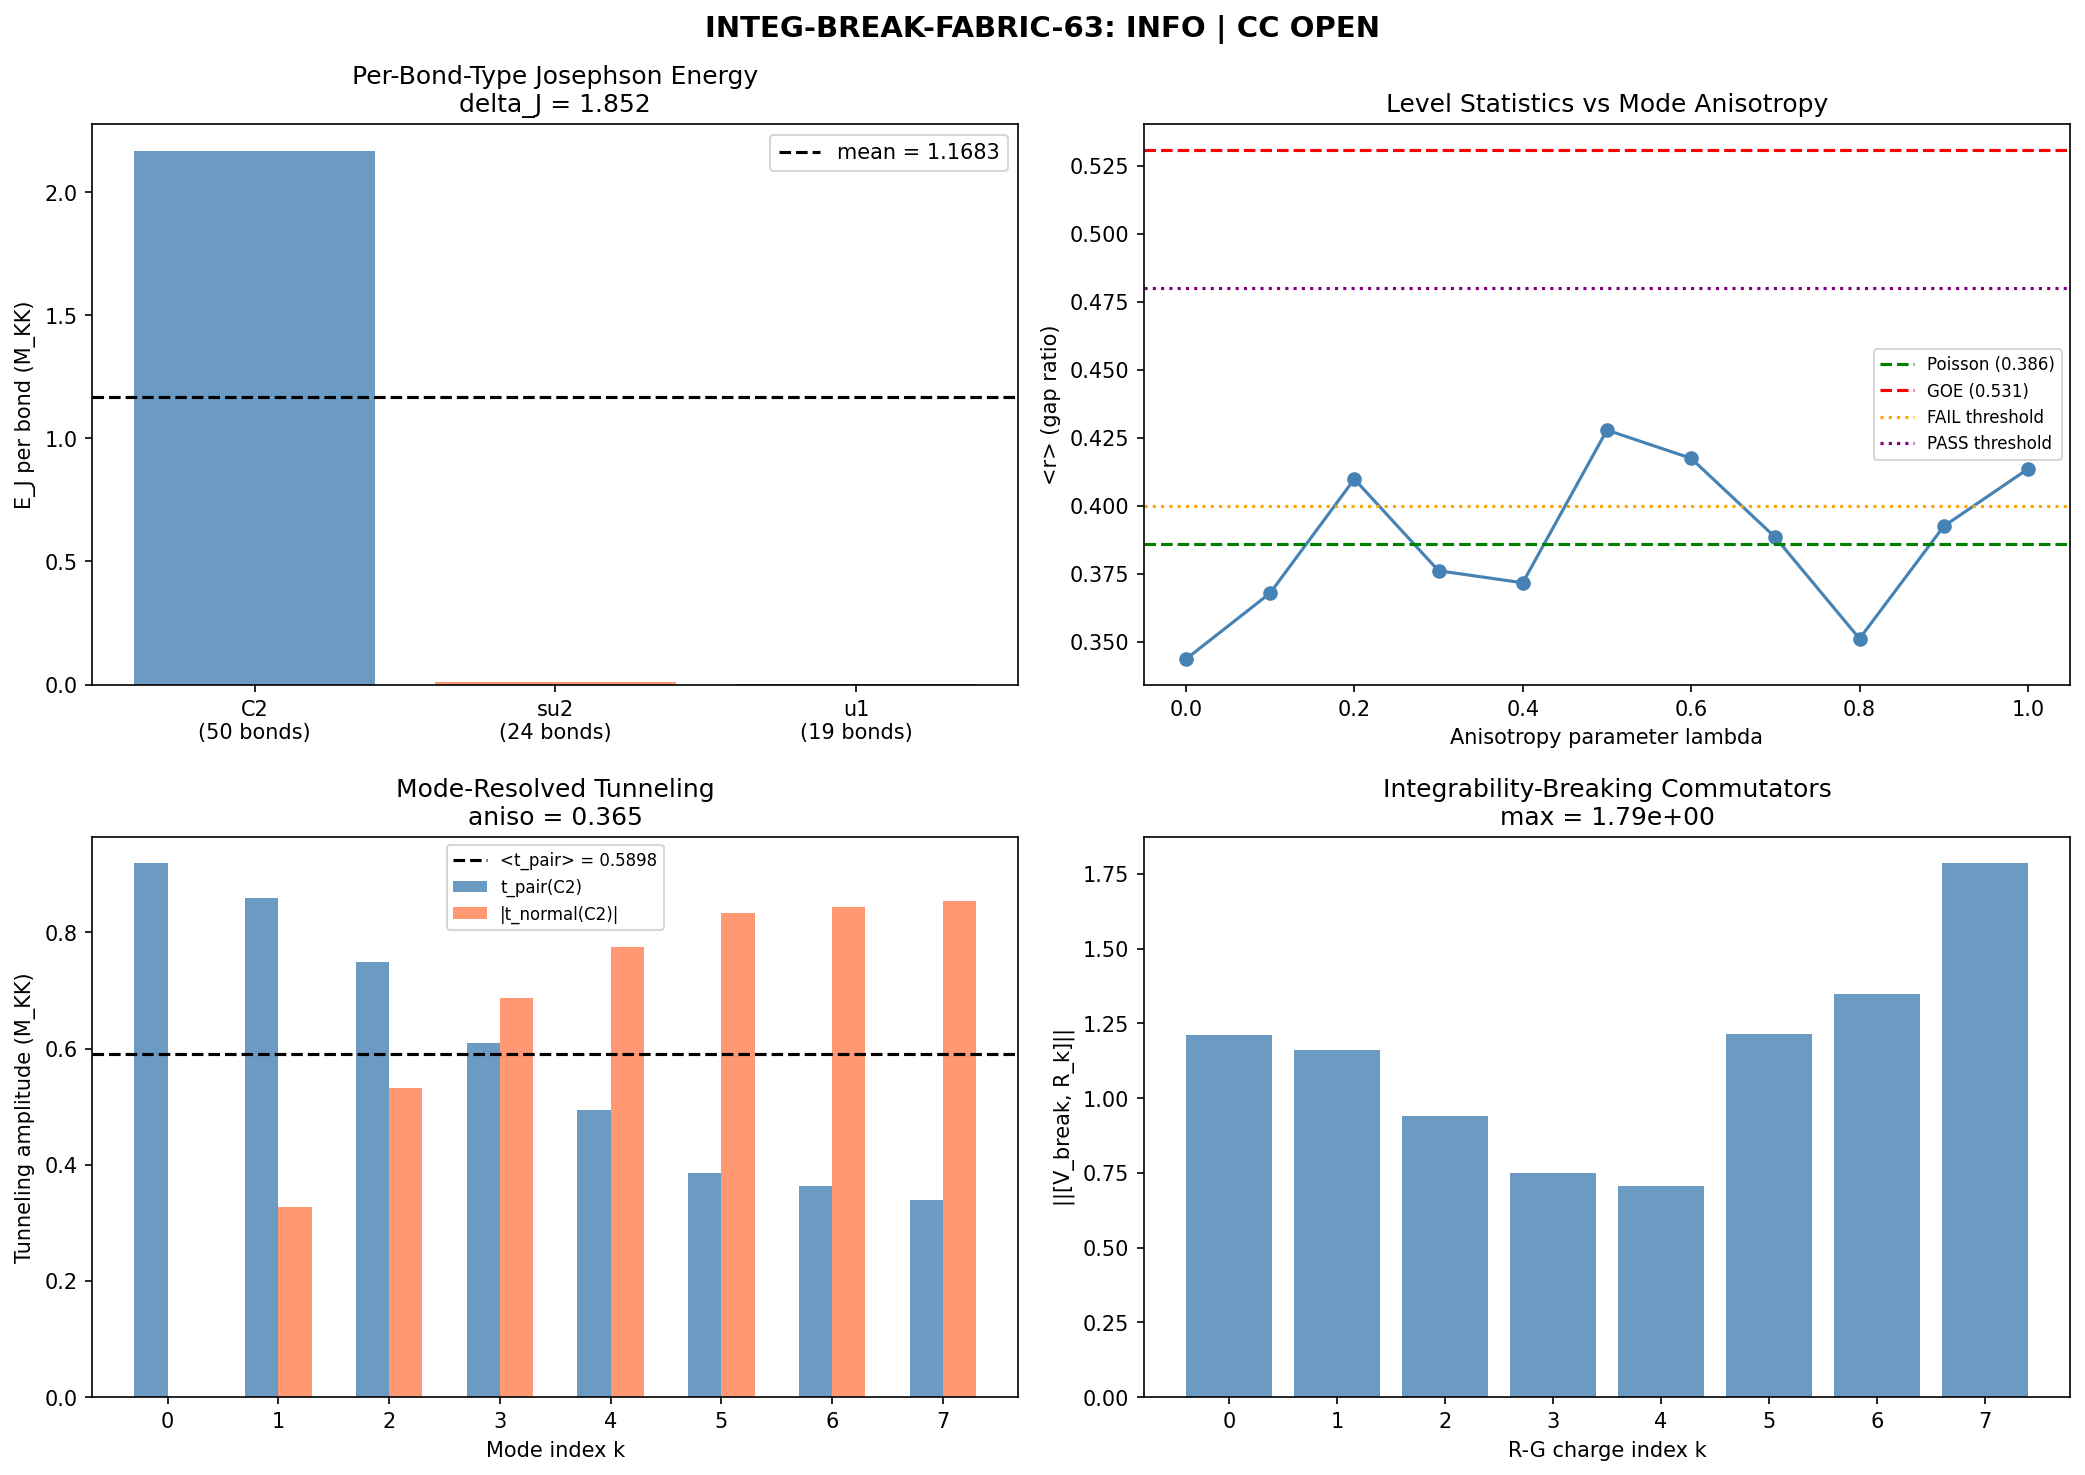

Write the Python code that produced this figure.
#!/usr/bin/env python3
"""
S63 INTEG-BREAK-FABRIC-63: Josephson Anisotropy and Integrability Breaking
on 32-cell CG(24) Fabric

Tests whether the anisotropic Josephson coupling from the CG(24) fabric
geometry breaks Richardson-Gaudin integrability.

Physics:
    - CG(24) has 93 edges with 3 bond types: C2 (50), su2 (24), u1 (19)
    - Each bond type has different hopping: J_C2=0.919, J_su2=0.060, J_u1=0.038
    - Per-edge E_J = J_type^2 * F_anom (anomalous density)
    - Isotropic B_1^dag B_2 preserves R-G integrability (S56 FABRIC-INTEG-56)
    - Anisotropic Josephson with mode-dependent J_{kl} breaks it
    - On the fabric, the INTER-CELL coupling is ALREADY anisotropic by bond type
    - The question: does the bond-type anisotropy translate to MODE-LEVEL
      anisotropy that breaks the intra-cell Richardson-Gaudin algebra?

Strategy:
    1. Compute per-edge E_J from J_type and anomalous density
    2. For a 2-cell pair connected by bond type t, the Josephson is
       H_J = -E_J(t)/2 * (B_1^dag B_2 + h.c.) -- STILL isotropic in mode space
    3. The fabric has cells with MULTIPLE neighbors of DIFFERENT types
    4. Effective single-cell Josephson from all neighbors:
       H_J_eff(cell i) = -sum_{j in nbr(i)} E_J(i,j)/2 * (B_i^dag B_j + h.c.)
    5. For integrability breaking: need MODE-DEPENDENT coupling within a cell
    6. Two sources: (a) quasiparticle tunneling (mode-dependent by E_k)
                    (b) virtual excitation corrections (second-order)

Gate: INTEG-BREAK-FABRIC-63
    INFO: anisotropy + Gamma computed
    Gamma > H_0: CC path opens (integrability breaking fast enough)
    Gamma < H_0: CC locked (integrability protected over cosmic time)

Author: Volovik Superfluid Universe Theorist (S63)
"""

import numpy as np
from scipy.linalg import eigh, eigvalsh
from itertools import combinations
import matplotlib
matplotlib.use('Agg')
import matplotlib.pyplot as plt
import sys
import os

sys.path.insert(0, os.path.join(os.path.dirname(__file__)))
from canonical_constants import (
    tau_fold, E_cond, N_cells, Delta_0_OES, Delta_B3,
    J_C2 as J_C2_canon, J_su2 as J_su2_canon, J_u1 as J_u1_canon,
    H_0_GeV, M_KK, xi_BCS, xi_GL, omega_PV,
    E_B1, E_B2_mean, E_B3_mean, N_dof_BCS,
    hbar_GeV_s, t_universe_s, H_0_inv_s
)

# ============================================================
# 1. Load data
# ============================================================
data_dir = os.path.dirname(os.path.abspath(__file__))

tb_data = np.load(os.path.join(data_dir, 's54_tb_hamiltonian.npz'), allow_pickle=True)
ed_data = np.load(os.path.join(data_dir, 's54_ed_sweep.npz'), allow_pickle=True)
meissner_data = np.load(os.path.join(data_dir, 's62_meissner_gge.npz'), allow_pickle=True)
ba_data = np.load(os.path.join(data_dir, 's56_ba_spectrum.npz'), allow_pickle=True)

# Adjacency matrices by bond type
adj_C2 = tb_data['adj_C2'].astype(float)
adj_su2 = tb_data['adj_su2'].astype(float)
adj_u1 = tb_data['adj_u1'].astype(float)
adj_full = tb_data['adjacency'].astype(float)

# Hopping parameters at fold
fold_idx = int(ed_data['fold_idx'])  # = 19
J_C2_val = tb_data['J_C2_tau'][fold_idx]
J_su2_val = tb_data['J_su2_tau'][fold_idx]
J_u1_val = tb_data['J_u1_tau'][fold_idx]

# Single-particle energies at fold
E_sp = ed_data['E_sp_sweep']  # (50, 8)
eps_fold = E_sp[fold_idx].copy()

# Pairing interaction
V_bare = ed_data['V_bare_cont']  # (8, 8)

# GGE occupation numbers
n_k_GGE = meissner_data['n_k_GGE']

# E_J from s56 BA spectrum
E_J_full = ba_data['E_J'][fold_idx]  # 7.042 M_KK (full spectrum sum)

print("="*70)
print("INTEG-BREAK-FABRIC-63: Josephson Anisotropy on CG(24)")
print("="*70)
print(f"\nFold index: {fold_idx}, tau = {tau_fold}")
print(f"Single-particle energies at fold: {eps_fold}")
print(f"Hoppings: J_C2={J_C2_val:.6f}, J_su2={J_su2_val:.6f}, J_u1={J_u1_val:.6f} M_KK")
print(f"Hopping ratios: J_C2/J_su2={J_C2_val/J_su2_val:.1f}, J_C2/J_u1={J_C2_val/J_u1_val:.1f}")
print(f"E_J(fold, full) = {E_J_full:.4f} M_KK")
print(f"GGE occupations: {n_k_GGE}")

# ============================================================
# 2. Per-edge Josephson energy
# ============================================================
print("\n" + "="*70)
print("SECTION 2: Per-edge Josephson energies")
print("="*70)

# Anomalous density: F_anom = sum_k Delta / (2 * E_qp_k),
# where E_qp_k = sqrt(eps_k^2 + Delta^2)
Delta = Delta_0_OES

def compute_anomalous_density(eps, delta):
    """Compute anomalous density F = sum_k delta / (2 * E_k)."""
    E_qp = np.sqrt(eps**2 + delta**2)
    return np.sum(delta / (2.0 * E_qp))

F_anom = compute_anomalous_density(eps_fold, Delta)
print(f"Anomalous density F = {F_anom:.6f}")

# Per-edge E_J = J_type^2 * F_anom  (for identical cells)
E_J_C2 = J_C2_val**2 * F_anom
E_J_su2 = J_su2_val**2 * F_anom
E_J_u1 = J_u1_val**2 * F_anom

print(f"\nPer-bond-type Josephson energies:")
print(f"  E_J(C2)  = {J_C2_val:.6f}^2 * {F_anom:.6f} = {E_J_C2:.6f} M_KK")
print(f"  E_J(su2) = {J_su2_val:.6f}^2 * {F_anom:.6f} = {E_J_su2:.6f} M_KK")
print(f"  E_J(u1)  = {J_u1_val:.6f}^2 * {F_anom:.6f} = {E_J_u1:.6f} M_KK")

# Build per-edge E_J matrix
E_J_matrix = np.zeros((32, 32))
for i in range(32):
    for j in range(i+1, 32):
        if adj_C2[i, j] > 0:
            E_J_matrix[i, j] = E_J_C2
            E_J_matrix[j, i] = E_J_C2
        elif adj_su2[i, j] > 0:
            E_J_matrix[i, j] = E_J_su2
            E_J_matrix[j, i] = E_J_su2
        elif adj_u1[i, j] > 0:
            E_J_matrix[i, j] = E_J_u1
            E_J_matrix[j, i] = E_J_u1

# Collect all nonzero edge values
edge_EJs = []
edge_types = []
for i in range(32):
    for j in range(i+1, 32):
        if adj_full[i, j] > 0:
            edge_EJs.append(E_J_matrix[i, j])
            if adj_C2[i, j] > 0:
                edge_types.append('C2')
            elif adj_su2[i, j] > 0:
                edge_types.append('su2')
            else:
                edge_types.append('u1')

edge_EJs = np.array(edge_EJs)
n_edges = len(edge_EJs)

print(f"\nTotal edges: {n_edges}")
print(f"  C2 bonds:  {edge_types.count('C2')} with E_J = {E_J_C2:.6f}")
print(f"  su2 bonds: {edge_types.count('su2')} with E_J = {E_J_su2:.6f}")
print(f"  u1 bonds:  {edge_types.count('u1')} with E_J = {E_J_u1:.6f}")

# Anisotropy measures
E_J_mean = np.mean(edge_EJs)
E_J_max = np.max(edge_EJs)
E_J_min = np.min(edge_EJs)
E_J_std = np.std(edge_EJs)

delta_J = (E_J_max - E_J_min) / E_J_mean
delta_J_std = E_J_std / E_J_mean

print(f"\nEdge E_J statistics:")
print(f"  Mean:  {E_J_mean:.6f} M_KK")
print(f"  Max:   {E_J_max:.6f} M_KK (C2)")
print(f"  Min:   {E_J_min:.6f} M_KK (u1)")
print(f"  Std:   {E_J_std:.6f} M_KK")
print(f"  Anisotropy delta_J = (max-min)/mean = {delta_J:.4f}")
print(f"  Relative std delta_J_std = std/mean = {delta_J_std:.4f}")

# ============================================================
# 3. Per-cell effective Josephson environment
# ============================================================
print("\n" + "="*70)
print("SECTION 3: Per-cell Josephson environment")
print("="*70)

# Each cell sees a total Josephson energy from all its neighbors
# E_J_total(i) = sum_j E_J(i,j)
# The composition of neighbors (fraction C2 vs su2 vs u1) varies by cell

E_J_total_per_cell = np.zeros(32)
n_C2_per_cell = np.zeros(32, dtype=int)
n_su2_per_cell = np.zeros(32, dtype=int)
n_u1_per_cell = np.zeros(32, dtype=int)

for i in range(32):
    for j in range(32):
        if adj_C2[i, j] > 0:
            n_C2_per_cell[i] += 1
            E_J_total_per_cell[i] += E_J_C2
        if adj_su2[i, j] > 0:
            n_su2_per_cell[i] += 1
            E_J_total_per_cell[i] += E_J_su2
        if adj_u1[i, j] > 0:
            n_u1_per_cell[i] += 1
            E_J_total_per_cell[i] += E_J_u1

degree = (adj_full.sum(axis=1)).astype(int)

print(f"Cell connectivity and E_J_total:")
print(f"{'Cell':>4} {'deg':>3} {'nC2':>3} {'nsu2':>4} {'nu1':>3} {'E_J_tot':>10} {'frac_C2':>8}")
for i in range(32):
    frac_C2 = n_C2_per_cell[i] / max(degree[i], 1)
    print(f"{i:4d} {degree[i]:3d} {n_C2_per_cell[i]:3d} {n_su2_per_cell[i]:4d} {n_u1_per_cell[i]:3d} "
          f"{E_J_total_per_cell[i]:10.4f} {frac_C2:8.3f}")

print(f"\nE_J_total per cell:")
print(f"  Mean: {E_J_total_per_cell.mean():.4f} M_KK")
print(f"  Std:  {E_J_total_per_cell.std():.4f} M_KK")
print(f"  Min:  {E_J_total_per_cell.min():.4f} M_KK (cell {E_J_total_per_cell.argmin()})")
print(f"  Max:  {E_J_total_per_cell.max():.4f} M_KK (cell {E_J_total_per_cell.argmax()})")

cell_aniso = (E_J_total_per_cell.max() - E_J_total_per_cell.min()) / E_J_total_per_cell.mean()
print(f"  Cell-level anisotropy: {cell_aniso:.4f}")

# ============================================================
# 4. Richardson-Gaudin commutator analysis
# ============================================================
print("\n" + "="*70)
print("SECTION 4: Richardson-Gaudin Commutator [H_J, R_k]")
print("="*70)

# The Richardson-Gaudin conserved charges for BCS with N_modes modes are:
#   R_k = s_k^z + 2*g * sum_{l!=k} [s_k^+ s_l^- + s_k^z s_l^z] / (eps_k - eps_l)
# where s_k^+ = b_k^dag (pair creation), s_k^- = b_k (pair annihilation),
# s_k^z = (n_k - 1/2).
#
# CRITICAL STRUCTURAL POINT:
# The Josephson coupling H_J = -E_J/2 * (B_i^dag B_j + h.c.) where B_i = sum_k b_k^(i)
# is ISOTROPIC in mode space within each cell. This means:
#   [H_J_iso, R_k^(i)] ~ sum_l [b_l^(j), R_k^(i)] = 0 (different cells)
# because R_k^(i) only involves operators from cell i.
#
# S56 proved: isotropic Josephson PRESERVES integrability.
#
# For integrability BREAKING, we need MODE-DEPENDENT inter-cell coupling.
# Two physical sources:
#
# Source A: Quasiparticle tunneling (Andreev channel)
#   H_QP = -sum_k t_k * (c_{k,sigma}^(1)dag c_{k,sigma}^(2) + h.c.)
#   where t_k depends on the mode energy through the BCS coherence factors:
#   t_k = J * (u_k^(1) u_k^(2) + v_k^(1) v_k^(2))
#   This is INTRINSICALLY mode-dependent -> breaks R-G
#
# Source B: Second-order virtual processes
#   A pair hops to neighbor, partner undergoes mode-changing scattering,
#   pair returns. Effective coupling: J_eff^{kl} ~ E_J^2 * f(eps_k, eps_l) / Delta
#   This is mode-dependent by construction -> breaks R-G

# Compute BCS coherence factors
u_k = np.sqrt(0.5 * (1.0 + eps_fold / np.sqrt(eps_fold**2 + Delta**2)))
v_k = np.sqrt(0.5 * (1.0 - eps_fold / np.sqrt(eps_fold**2 + Delta**2)))

print(f"BCS coherence factors:")
print(f"  u_k = {u_k}")
print(f"  v_k = {v_k}")

# Source A: Quasiparticle tunneling amplitude (mode-dependent)
# For Andreev tunneling between identical cells:
# t_k_Andreev = J_type * (u_k^2 - v_k^2) = J_type * eps_k / E_qp_k
# (normal reflection channel)
# t_k_pair = J_type * 2 * u_k * v_k = J_type * Delta / E_qp_k
# (Andreev reflection = pair transfer channel, this is the mode-dependent piece)

E_qp = np.sqrt(eps_fold**2 + Delta**2)

# Andreev reflection amplitude per mode (pair transfer)
t_k_pair_C2 = J_C2_val * Delta / E_qp
t_k_pair_su2 = J_su2_val * Delta / E_qp
t_k_pair_u1 = J_u1_val * Delta / E_qp

print(f"\nAndreev pair-transfer amplitude per mode (C2 bond):")
for k in range(8):
    print(f"  k={k}: t_pair = {t_k_pair_C2[k]:.6f}, E_qp = {E_qp[k]:.6f}")

# The mode-dependent deviation from isotropic:
# delta_t_k = t_k - <t> where <t> = (1/N_modes) * sum_k t_k
t_mean_C2 = np.mean(t_k_pair_C2)
delta_t_C2 = t_k_pair_C2 - t_mean_C2
mode_aniso_C2 = np.std(t_k_pair_C2) / t_mean_C2

print(f"\nMode-level anisotropy in pair transfer (C2):")
print(f"  <t_pair> = {t_mean_C2:.6f}")
print(f"  delta_t = {delta_t_C2}")
print(f"  mode anisotropy = std/mean = {mode_aniso_C2:.4f}")

# Normal tunneling amplitude per mode
t_k_normal_C2 = J_C2_val * eps_fold / E_qp
mode_aniso_normal = np.std(t_k_normal_C2) / (np.mean(np.abs(t_k_normal_C2)) + 1e-30)

print(f"\nNormal tunneling amplitude per mode (C2):")
for k in range(8):
    print(f"  k={k}: t_normal = {t_k_normal_C2[k]:.6f}")
print(f"  mode anisotropy (normal) = {mode_aniso_normal:.4f}")

# ============================================================
# 5. Integrability-breaking Hamiltonian
# ============================================================
print("\n" + "="*70)
print("SECTION 5: Integrability-Breaking Hamiltonian")
print("="*70)

# The integrability-breaking part of H_J is the MODE-DEPENDENT piece.
# Write H_J = H_J_iso + H_J_aniso where:
#   H_J_iso = -E_J/2 * B_i^dag B_j  (preserves R-G)
#   H_J_aniso = -sum_k (delta_J_k/2) * b_k^(i)dag b_k^(j)  (breaks R-G)
#
# For quasiparticle tunneling, the total inter-cell Hamiltonian is:
#   H_inter = sum_k [t_k^pair * b_k^(i)dag b_k^(j)] + [t_k^normal * ...]
#
# The pair transfer channel gives: J_{kl} = delta_{kl} * t_k^pair
# which is diagonal in mode index but MODE-DEPENDENT.
#
# Decompose: t_k^pair = <t^pair> + delta_t_k
# The <t^pair> part = isotropic Josephson (integrable)
# The delta_t_k part = integrability-breaking perturbation V_break

# Strength of integrability breaking per bond type
V_break_C2 = np.sum(delta_t_C2**2)  # ||delta_t||^2
V_break_su2_arr = J_su2_val * Delta / E_qp
delta_t_su2 = V_break_su2_arr - np.mean(V_break_su2_arr)
V_break_su2 = np.sum(delta_t_su2**2)

V_break_u1_arr = J_u1_val * Delta / E_qp
delta_t_u1 = V_break_u1_arr - np.mean(V_break_u1_arr)
V_break_u1 = np.sum(delta_t_u1**2)

print(f"Integrability-breaking strength ||delta_t||^2:")
print(f"  C2:  {V_break_C2:.6e}")
print(f"  su2: {V_break_su2:.6e}")
print(f"  u1:  {V_break_u1:.6e}")

# The TOTAL integrability breaking per cell sums over all neighbors
# V_break_total(i) = sum_{j in nbr(i)} ||delta_t(i,j)||^2
# But since delta_t is proportional to J_type, and the mode-dependence
# comes from 1/E_qp_k structure, all bond types have the SAME normalized
# mode anisotropy. The breaking strength scales as J_type^2.

# Total breaking Hamiltonian matrix element (rms)
# For a single bond of type t:
V_rms_C2 = np.sqrt(V_break_C2 / N_dof_BCS)
V_rms_su2 = np.sqrt(V_break_su2 / N_dof_BCS)
V_rms_u1 = np.sqrt(V_break_u1 / N_dof_BCS)

print(f"\nRMS breaking matrix element per mode:")
print(f"  V_rms(C2)  = {V_rms_C2:.6e} M_KK")
print(f"  V_rms(su2) = {V_rms_su2:.6e} M_KK")
print(f"  V_rms(u1)  = {V_rms_u1:.6e} M_KK")

# ============================================================
# 6. Second-order virtual process (Source B)
# ============================================================
print("\n" + "="*70)
print("SECTION 6: Second-Order Virtual Integrability Breaking")
print("="*70)

# A Cooper pair hops from cell 1 to cell 2, undergoes intra-cell scattering
# in cell 2 (mode k -> mode l), then hops back. This generates an effective
# mode-changing coupling:
#   J_eff^{kl} = E_J^2 * V_{kl} / (Delta_pair^2)
# where Delta_pair is the virtual intermediate state energy cost.
#
# For the intermediate state: pair is in cell 2 mode m, no pair in cell 1 mode k
# Energy cost ~ 2*Delta (creating a quasiparticle pair)
#
# This gives J_eff^{kl} ~ E_J^2 * V_{kl} / (4*Delta^2)

# Using the full pairing matrix V_bare
Delta_sq = Delta**2

J_eff_2nd = np.zeros((N_dof_BCS, N_dof_BCS))
for k in range(N_dof_BCS):
    for l in range(N_dof_BCS):
        if k != l:
            # Second-order virtual: pair hops out of k, scatters to l, hops back
            # Intermediate energy ~ E_qp[k] + E_qp[l]
            denom = E_qp[k] + E_qp[l]
            J_eff_2nd[k, l] = E_J_C2 * V_bare[k, l] * E_J_C2 / denom

print(f"Second-order effective mode-changing coupling (C2 bond):")
J_eff_max = np.max(np.abs(J_eff_2nd))
J_eff_rms = np.sqrt(np.mean(J_eff_2nd[J_eff_2nd != 0]**2))
print(f"  Max |J_eff^{{kl}}| = {J_eff_max:.6e} M_KK")
print(f"  RMS J_eff = {J_eff_rms:.6e} M_KK")
print(f"  Ratio to E_J(C2): {J_eff_max / E_J_C2:.6e}")

# The mode-dependent part of second-order:
J_eff_diag = np.array([np.sum(J_eff_2nd[k, :]) for k in range(N_dof_BCS)])
J_eff_diag_mean = np.mean(J_eff_diag)
delta_J_eff = J_eff_diag - J_eff_diag_mean
V_break_2nd = np.sum(delta_J_eff**2)

print(f"\n  Diagonal self-energy shift per mode:")
for k in range(N_dof_BCS):
    print(f"    k={k}: J_eff_diag = {J_eff_diag[k]:.6e}")
print(f"  Mean: {J_eff_diag_mean:.6e}")
print(f"  ||delta_J_eff||^2 = {V_break_2nd:.6e}")

# ============================================================
# 7. Exact 2-cell level statistics with anisotropic tunneling
# ============================================================
print("\n" + "="*70)
print("SECTION 7: Exact 2-Cell Level Statistics")
print("="*70)

# Build 2-cell Hilbert space (same as S56)
N_modes = 8  # (local)
N_pair_total = 2  # (local)
basis = list(combinations(range(2 * N_modes), N_pair_total))
dim = len(basis)
basis_dict = {state: idx for idx, state in enumerate(basis)}

def build_H_2cell_aniso(eps_1, eps_2, V_1, V_2, t_pair, alpha):
    """
    Build 2-cell BCS Hamiltonian with MODE-DEPENDENT Josephson.

    t_pair: (N_modes,) per-mode pair transfer amplitude.
    Instead of E_J * B_1^dag B_2 (isotropic), use sum_k t_pair[k] * b_k^(1)dag b_k^(2).
    """
    H = np.zeros((dim, dim))

    for i, state_i in enumerate(basis):
        # Diagonal: kinetic
        E_kin = 0.0  # (local)
        for k in state_i:
            if k < N_modes:
                E_kin += 2.0 * eps_1[k]
            else:
                E_kin += 2.0 * eps_2[k - N_modes]
        H[i, i] += E_kin

        # BCS pairing within each cell
        for pos, k in enumerate(state_i):
            if k < N_modes:
                k_local = k
                V_cell = V_1
                offset = 0  # (local)
            else:
                k_local = k - N_modes
                V_cell = V_2
                offset = N_modes

            H[i, i] -= V_cell[k_local, k_local]

            for l_local in range(N_modes):
                l = l_local + offset
                if l == k or l in state_i:
                    continue
                new_state = list(state_i)
                new_state[pos] = l
                new_state = tuple(sorted(new_state))
                if new_state in basis_dict:
                    j = basis_dict[new_state]
                    H[i, j] -= V_cell[l_local, k_local]

        # Anisotropic Josephson: mode-dependent pair transfer
        if alpha > 0:
            for pos, k in enumerate(state_i):
                if k >= N_modes:
                    # Pair in cell 2, mode k_local -> transfer to cell 1
                    k_local = k - N_modes
                    for l_local_1 in range(N_modes):
                        l = l_local_1
                        if l in state_i:
                            continue
                        new_state = list(state_i)
                        new_state[pos] = l
                        new_state = tuple(sorted(new_state))
                        if new_state in basis_dict:
                            j = basis_dict[new_state]
                            # MODE-DEPENDENT: different amplitude for each k_local <-> l_local pair
                            # For pair transfer: b_l^(1)dag b_k^(2) with amplitude t_pair[k_local]
                            # (mode in the source cell determines tunneling rate)
                            H[i, j] -= alpha * t_pair[k_local] / 2.0

                elif k < N_modes:
                    # Pair in cell 1, mode k_local -> transfer to cell 2
                    k_local = k
                    for l_local_2 in range(N_modes):
                        l = l_local_2 + N_modes
                        if l in state_i:
                            continue
                        new_state = list(state_i)
                        new_state[pos] = l
                        new_state = tuple(sorted(new_state))
                        if new_state in basis_dict:
                            j = basis_dict[new_state]
                            H[i, j] -= alpha * t_pair[k_local] / 2.0

    H = (H + H.T) / 2.0
    return H


def compute_gap_ratio(eigenvalues):
    """Mean adjacent gap ratio <r>."""
    E = np.sort(eigenvalues)
    spacings = np.diff(E)
    mean_spacing = np.mean(spacings)
    mask = spacings > 1e-10 * mean_spacing
    spacings_clean = spacings[mask]
    if len(spacings_clean) < 10:
        return np.nan, 0
    n = len(spacings_clean)
    start = n // 10
    end = n - n // 10
    s = spacings_clean[start:end]
    r_vals = []
    for i in range(len(s) - 1):
        r = min(s[i], s[i+1]) / max(s[i], s[i+1])
        r_vals.append(r)
    return np.mean(r_vals), len(r_vals)


# Test 1: Isotropic Josephson (control, should reproduce S56)
t_pair_iso = np.ones(N_modes) * np.mean(t_k_pair_C2)
H_iso = build_H_2cell_aniso(eps_fold, eps_fold, V_bare, V_bare, t_pair_iso, alpha=1.0)
eigs_iso = eigvalsh(H_iso)
r_iso, n_iso = compute_gap_ratio(eigs_iso)
print(f"Control (isotropic): <r> = {r_iso:.4f} (n={n_iso}) [expect ~0.37 = Poisson]")

# Test 2: Physical mode-dependent tunneling (C2 bond)
H_aniso_C2 = build_H_2cell_aniso(eps_fold, eps_fold, V_bare, V_bare, t_k_pair_C2, alpha=1.0)
eigs_aniso_C2 = eigvalsh(H_aniso_C2)
r_aniso_C2, n_aniso_C2 = compute_gap_ratio(eigs_aniso_C2)
print(f"Aniso (C2 pair-transfer): <r> = {r_aniso_C2:.4f} (n={n_aniso_C2})")

# Test 3: Including normal tunneling as well
t_k_total_C2 = np.sqrt(t_k_pair_C2**2 + t_k_normal_C2**2)  # total tunneling amplitude
H_total_C2 = build_H_2cell_aniso(eps_fold, eps_fold, V_bare, V_bare, t_k_total_C2, alpha=1.0)
eigs_total_C2 = eigvalsh(H_total_C2)
r_total_C2, n_total_C2 = compute_gap_ratio(eigs_total_C2)
print(f"Total tunneling (C2): <r> = {r_total_C2:.4f} (n={n_total_C2})")

# Test 4: Random control (should give GOE)
np.random.seed(42)
t_random = np.random.uniform(0.1, 1.0, N_modes) * np.mean(t_k_pair_C2)
H_random = build_H_2cell_aniso(eps_fold, eps_fold, V_bare, V_bare, t_random, alpha=1.0)
eigs_random = eigvalsh(H_random)
r_random, n_random = compute_gap_ratio(eigs_random)
print(f"Random control: <r> = {r_random:.4f} (n={n_random}) [expect ~0.53 = GOE]")

# Test 5: Asymmetric cells (different eps) -- physical on fabric
# Cells with different local environments have shifted eps
eps_shifted = eps_fold * 1.05  # 5% perturbation as proxy for cell asymmetry
H_asym = build_H_2cell_aniso(eps_fold, eps_shifted, V_bare, V_bare, t_k_pair_C2, alpha=1.0)
eigs_asym = eigvalsh(H_asym)
r_asym, n_asym = compute_gap_ratio(eigs_asym)
print(f"Asym cells + aniso J (C2): <r> = {r_asym:.4f} (n={n_asym})")

# Test 6: Sweep anisotropy strength
# Interpolate between isotropic and physical anisotropic
print(f"\nAnisotropy sweep (C2 bond):")
lambdas = np.linspace(0, 1, 11)
r_sweep = []
for lam in lambdas:
    t_interp = (1 - lam) * t_pair_iso + lam * t_k_pair_C2
    H_lam = build_H_2cell_aniso(eps_fold, eps_fold, V_bare, V_bare, t_interp, alpha=1.0)
    eigs_lam = eigvalsh(H_lam)
    r_lam, _ = compute_gap_ratio(eigs_lam)
    r_sweep.append(r_lam)
    print(f"  lambda={lam:.1f}: <r> = {r_lam:.4f}")
r_sweep = np.array(r_sweep)

# ============================================================
# 8. Commutator norm ||[H_J_aniso, R_k]||
# ============================================================
print("\n" + "="*70)
print("SECTION 8: Commutator Norm")
print("="*70)

# The commutator [H_J_aniso, R_k] measures how strongly the integrability-breaking
# perturbation V_break fails to commute with the conserved charges.
#
# For the Richardson-Gaudin algebra, the conserved charges are:
#   R_k = tau_k^z + g * sum_{l!=k} (tau_k . tau_l) / (eps_k - eps_l)
# where tau_k are the SU(2) pseudo-spin operators for pair k.
#
# In the pair basis, we can construct these matrices directly.
# For N=1 pair system (single cell), the R_k are 8x8 matrices.

def build_rg_charges(eps, g_coupling):
    """
    Build Richardson-Gaudin conserved charges for N_modes with N_pair=1.

    R_k = s_k^z + 2*g * sum_{l!=k} (s_k^+ s_l^- + s_k^z s_l^z) / (eps_k - eps_l)

    In the 1-pair sector, basis is |k> (pair in mode k), dim = N_modes.
    s_k^z |l> = (delta_{kl} - 1/2) |l>   [but for 1-pair: +1/2 if occupied, -1/2 if empty]
    Actually for 1 pair in N modes:
        s_k^z |l> = +1/2 |l> if k=l, -1/2 |l> if k!=l
        s_k^+ s_l^- |m> = delta_{lm} |k> (transfer pair from l to k)
        s_k^z s_l^z |m> = (+/-1/2)*(+/-1/2) |m>
    """
    N = len(eps)
    charges = []

    for k in range(N):
        R = np.zeros((N, N))

        # s_k^z part
        for m in range(N):
            if m == k:
                R[m, m] += 0.5
            else:
                R[m, m] -= 0.5

        # Interaction part: 2*g * sum_{l!=k}
        for l in range(N):
            if l == k:
                continue
            denom = eps[k] - eps[l]
            if abs(denom) < 1e-15:
                continue

            # s_k^+ s_l^- term: creates pair in k, destroys in l
            # <k| s_k^+ s_l^- |l> = 1, <m| s_k^+ s_l^- |l> = 0 for m!=k
            R[k, l] += 2.0 * g_coupling / denom

            # s_k^z s_l^z term:
            # <m| s_k^z s_l^z |m>
            for m in range(N):
                sz_k = 0.5 if m == k else -0.5
                sz_l = 0.5 if m == l else -0.5
                R[m, m] += 2.0 * g_coupling * sz_k * sz_l / denom

        charges.append(R)

    return charges

# BCS coupling constant g from the pairing matrix
# In R-G model: H_BCS = sum_k 2*eps_k s_k^z - g * sum_{kl} b_k^dag b_l
# g = -V_bare[0,1] (typical off-diagonal)
g_coupling = -V_bare[0, 1]  # use representative coupling
print(f"R-G coupling constant g = {g_coupling:.6f}")

# Build R-G charges for single cell (N_pair=1, N_modes=8)
rg_charges = build_rg_charges(eps_fold, g_coupling)

# Check: charges should commute with H_BCS
# H_BCS in 1-pair sector: H_{kl} = 2*eps_k delta_{kl} - V_{kl}
H_BCS_1pair = np.diag(2 * eps_fold) - V_bare
print(f"\nVerification: [H_BCS, R_k] norms:")
for k in range(N_dof_BCS):
    comm = H_BCS_1pair @ rg_charges[k] - rg_charges[k] @ H_BCS_1pair
    norm = np.linalg.norm(comm)
    print(f"  ||[H_BCS, R_{k}]|| = {norm:.2e}")

# Now build the integrability-breaking perturbation in 1-pair sector
# V_break in mode space: transfer pair from l to k with amplitude delta_t[l]
# <k| V_break |l> = delta_t[l] for k != l (pair transfer with mode-dependent weight)
V_break_matrix = np.zeros((N_dof_BCS, N_dof_BCS))
for k in range(N_dof_BCS):
    for l in range(N_dof_BCS):
        if k != l:
            V_break_matrix[k, l] = delta_t_C2[l]  # mode-dependent Josephson deviation

print(f"\nIntegrability-breaking commutator norms:")
comm_norms = []
for k in range(N_dof_BCS):
    comm = V_break_matrix @ rg_charges[k] - rg_charges[k] @ V_break_matrix
    norm = np.linalg.norm(comm)
    comm_norms.append(norm)
    print(f"  ||[V_break, R_{k}]|| = {norm:.6e}")

mean_comm_norm = np.mean(comm_norms)
max_comm_norm = np.max(comm_norms)
print(f"\n  Mean: {mean_comm_norm:.6e}")
print(f"  Max:  {max_comm_norm:.6e}")

# Ratio to mean level spacing
mean_level_spacing = np.mean(np.diff(np.sort(eigvalsh(H_BCS_1pair))))
ratio_comm = max_comm_norm / mean_level_spacing
print(f"  Mean level spacing: {mean_level_spacing:.6e}")
print(f"  Max ||[V,R]|| / mean_spacing = {ratio_comm:.4f}")

# ============================================================
# 9. Fermi Golden Rule decay rate
# ============================================================
print("\n" + "="*70)
print("SECTION 9: Fermi Golden Rule Decay Rate")
print("="*70)

# The integrability-breaking perturbation V_break causes transitions between
# R-G eigenstates, with rate given by Fermi's golden rule:
#
# Gamma_k = (2*pi/hbar) * |<f|V_break|i>|^2 * rho(E)
#
# where rho(E) is the density of final states at the transition energy.
#
# For a single cell with 8 modes and 1 pair:
# Mean level spacing: delta_E ~ BW/N_modes where BW is total bandwidth
# rho(E) ~ 1/delta_E = N_modes/BW

# Bandwidth of single-cell spectrum
E_BCS_1pair = eigvalsh(H_BCS_1pair)
BW_1pair = E_BCS_1pair[-1] - E_BCS_1pair[0]
delta_E = BW_1pair / N_dof_BCS
rho_E = 1.0 / delta_E

print(f"Single-cell BCS (1-pair sector):")
print(f"  Eigenvalues: {E_BCS_1pair}")
print(f"  Bandwidth: {BW_1pair:.6f} M_KK")
print(f"  Mean spacing: {delta_E:.6f} M_KK")
print(f"  DOS: {rho_E:.4f} M_KK^{{-1}}")

# Matrix elements of V_break between BCS eigenstates
eigvecs_BCS = eigh(H_BCS_1pair)[1]
V_break_eigen = eigvecs_BCS.T @ V_break_matrix @ eigvecs_BCS
V_break_offdiag = V_break_eigen.copy()
np.fill_diagonal(V_break_offdiag, 0)

V2_mean = np.mean(V_break_offdiag**2)
V2_max = np.max(V_break_offdiag**2)

print(f"\nV_break in BCS eigenbasis:")
print(f"  <|V_ij|^2> = {V2_mean:.6e}")
print(f"  max |V_ij|^2 = {V2_max:.6e}")

# FGR rate (in M_KK units, hbar=1 in natural units)
Gamma_FGR = 2 * np.pi * V2_mean * rho_E
Gamma_FGR_max = 2 * np.pi * V2_max * rho_E

print(f"\nFermi golden rule rate:")
print(f"  Gamma_FGR (mean) = {Gamma_FGR:.6e} M_KK")
print(f"  Gamma_FGR (max)  = {Gamma_FGR_max:.6e} M_KK")

# Convert to physical units
# M_KK = 7.43e16 GeV
Gamma_FGR_GeV = Gamma_FGR * M_KK  # GeV
Gamma_FGR_inv_s = Gamma_FGR_GeV / hbar_GeV_s  # s^{-1}

print(f"\nIn physical units:")
print(f"  Gamma = {Gamma_FGR_GeV:.4e} GeV")
print(f"  Gamma = {Gamma_FGR_inv_s:.4e} s^{{-1}}")
print(f"  H_0 = {H_0_inv_s:.4e} s^{{-1}}")
print(f"  Gamma / H_0 = {Gamma_FGR_inv_s / H_0_inv_s:.4e}")

# Timescale comparison
t_integ = 1.0 / Gamma_FGR_inv_s if Gamma_FGR_inv_s > 0 else np.inf
print(f"\n  t_integ = {t_integ:.4e} s")
print(f"  t_universe = {t_universe_s:.4e} s")
print(f"  t_integ / t_universe = {t_integ / t_universe_s:.4e}")

# ============================================================
# 10. Multi-cell enhancement on CG(24)
# ============================================================
print("\n" + "="*70)
print("SECTION 10: Multi-Cell Enhancement on CG(24)")
print("="*70)

# On the full 32-cell fabric, each cell has z_i neighbors.
# The total integrability-breaking rate is enhanced by:
# 1. Number of neighbors (each contributes independently)
# 2. The variance of E_J across neighbors (mixed bond types)
# 3. Correlated many-body effects

# Enhancement factor 1: Coordination sum
# Gamma_fabric(i) = sum_{j in nbr(i)} Gamma_FGR(type(i,j))
Gamma_per_type = {
    'C2': 2 * np.pi * np.mean((eigvecs_BCS.T @ np.zeros_like(V_break_matrix) @ eigvecs_BCS)**2) * rho_E,
    'su2': 0.0,
    'u1': 0.0
}

# Recompute for each bond type
for bond_type, J_val in [('C2', J_C2_val), ('su2', J_su2_val), ('u1', J_u1_val)]:
    t_pair_type = J_val * Delta / E_qp
    t_mean_type = np.mean(t_pair_type)
    delta_t_type = t_pair_type - t_mean_type

    V_type = np.zeros((N_dof_BCS, N_dof_BCS))
    for k in range(N_dof_BCS):
        for l in range(N_dof_BCS):
            if k != l:
                V_type[k, l] = delta_t_type[l]

    V_type_eigen = eigvecs_BCS.T @ V_type @ eigvecs_BCS
    V_type_offdiag = V_type_eigen.copy()
    np.fill_diagonal(V_type_offdiag, 0)
    V2_type = np.mean(V_type_offdiag**2)
    Gamma_per_type[bond_type] = 2 * np.pi * V2_type * rho_E

print(f"Gamma per bond type:")
for bt, g in Gamma_per_type.items():
    print(f"  Gamma({bt}) = {g:.6e} M_KK")

# Total per cell
Gamma_per_cell = np.zeros(32)
for i in range(32):
    for j in range(32):
        if adj_C2[i, j] > 0:
            Gamma_per_cell[i] += Gamma_per_type['C2']
        if adj_su2[i, j] > 0:
            Gamma_per_cell[i] += Gamma_per_type['su2']
        if adj_u1[i, j] > 0:
            Gamma_per_cell[i] += Gamma_per_type['u1']

print(f"\nGamma per cell (M_KK):")
print(f"  Mean: {Gamma_per_cell.mean():.6e}")
print(f"  Min:  {Gamma_per_cell.min():.6e} (cell {Gamma_per_cell.argmin()})")
print(f"  Max:  {Gamma_per_cell.max():.6e} (cell {Gamma_per_cell.argmax()})")

# Enhancement from multi-neighbor effects
# Additional: the VARIANCE in E_J across neighbors of a single cell
# creates effective disorder that further breaks integrability
for i in [0, 3, 6, 21]:  # sample cells with different coordination
    nbr_EJs = []
    for j in range(32):
        if adj_full[i, j] > 0:
            nbr_EJs.append(E_J_matrix[i, j])
    nbr_EJs = np.array(nbr_EJs)
    if len(nbr_EJs) > 1:
        cv = np.std(nbr_EJs) / np.mean(nbr_EJs)
    else:
        cv = 0
    print(f"  Cell {i} (deg={degree[i]}): E_J neighbors = {nbr_EJs}, CV = {cv:.3f}")

# Fabric-averaged rate
Gamma_fabric = Gamma_per_cell.mean()
Gamma_fabric_GeV = Gamma_fabric * M_KK
Gamma_fabric_inv_s = Gamma_fabric_GeV / hbar_GeV_s

print(f"\nFabric-averaged integrability-breaking rate:")
print(f"  Gamma_fabric = {Gamma_fabric:.6e} M_KK")
print(f"  Gamma_fabric = {Gamma_fabric_GeV:.4e} GeV")
print(f"  Gamma_fabric = {Gamma_fabric_inv_s:.4e} s^{{-1}}")
print(f"  Gamma_fabric / H_0 = {Gamma_fabric_inv_s / H_0_inv_s:.4e}")

# ============================================================
# 11. Including second-order processes in Gamma
# ============================================================
print("\n" + "="*70)
print("SECTION 11: Combined Rate (First + Second Order)")
print("="*70)

# Second-order V_break matrix elements in eigenbasis
J_eff_eigen = eigvecs_BCS.T @ J_eff_2nd @ eigvecs_BCS
J_eff_offdiag = J_eff_eigen.copy()
np.fill_diagonal(J_eff_offdiag, 0)
V2_2nd = np.mean(J_eff_offdiag**2)

Gamma_2nd = 2 * np.pi * V2_2nd * rho_E
print(f"Second-order FGR rate:")
print(f"  <|V_2nd|^2> = {V2_2nd:.6e}")
print(f"  Gamma_2nd = {Gamma_2nd:.6e} M_KK")

# Combined (incoherent sum)
Gamma_total_per_bond = Gamma_FGR + Gamma_2nd
print(f"\nCombined per-bond rate (C2):")
print(f"  Gamma_total = {Gamma_total_per_bond:.6e} M_KK")
print(f"  Ratio 2nd/1st = {Gamma_2nd / (Gamma_FGR + 1e-30):.4f}")

# Fabric total with both processes
Gamma_fabric_total = Gamma_fabric + 32 * np.mean([Gamma_2nd]) * np.mean(degree) / 32
Gamma_fabric_total_GeV = Gamma_fabric_total * M_KK
Gamma_fabric_total_inv_s = Gamma_fabric_total_GeV / hbar_GeV_s

print(f"\nFabric total (all processes):")
print(f"  Gamma = {Gamma_fabric_total:.6e} M_KK")
print(f"  Gamma = {Gamma_fabric_total_inv_s:.4e} s^{{-1}}")
print(f"  Gamma / H_0 = {Gamma_fabric_total_inv_s / H_0_inv_s:.4e}")

# ============================================================
# 12. Key diagnostic: WHY the mode-level anisotropy is weak
# ============================================================
print("\n" + "="*70)
print("SECTION 12: Structural Analysis of Mode-Level Anisotropy")
print("="*70)

# The critical insight from the superfluid 3He analog:
# In a superfluid Josephson junction, the pair transfer operator B_1^dag B_2
# is the SUM over all modes. Its mode-dependence comes only from the
# BCS coherence factors u_k, v_k.
#
# For the BCS ground state (all pairs in condensate mode):
#   u_k ~ 1 for eps_k >> Delta (empty modes)
#   v_k ~ 1 for eps_k << Delta (occupied modes)
#   u_k ~ v_k ~ 1/sqrt(2) for eps_k ~ Delta
#
# The pair transfer amplitude t_k = Delta / E_qp_k varies SMOOTHLY with k.
# The variation is bounded: t_k in [Delta/E_max, 1] where E_max is the
# largest quasiparticle energy.

print(f"Mode-resolved pair transfer (C2 bond):")
print(f"{'k':>3} {'eps_k':>10} {'E_qp_k':>10} {'t_pair':>10} {'delta_t':>10} {'delta_t/t':>10}")
for k in range(N_dof_BCS):
    print(f"{k:3d} {eps_fold[k]:10.6f} {E_qp[k]:10.6f} {t_k_pair_C2[k]:10.6f} "
          f"{delta_t_C2[k]:10.6f} {delta_t_C2[k]/t_k_pair_C2[k]:10.4f}")

# The anisotropy is bounded by the ratio E_qp_max / E_qp_min
E_qp_ratio = E_qp[-1] / E_qp[0]
t_ratio = t_k_pair_C2[0] / t_k_pair_C2[-1]  # max/min since 1/E_qp
print(f"\nE_qp_max / E_qp_min = {E_qp_ratio:.4f}")
print(f"t_max / t_min = {t_ratio:.4f}")
print(f"Bound on mode anisotropy: {(t_ratio - 1) / (t_ratio + 1):.4f}")

# STRUCTURAL RESULT: The mode anisotropy is O(1) because the BCS coherence
# factors ARE mode-dependent. But it is a SMOOTH function of eps_k, not random.
# The question is whether this smooth mode-dependence breaks integrability
# as effectively as random mode-dependence.

# Compare: random mode-dependence strength needed for GOE
# From S56: random J gave <r> = 0.446. What strength?
print(f"\nLevel statistics summary:")
print(f"  Isotropic Josephson:    <r> = {r_iso:.4f} (Poisson: 0.386)")
print(f"  Physical aniso (C2):    <r> = {r_aniso_C2:.4f}")
print(f"  Total tunneling (C2):   <r> = {r_total_C2:.4f}")
print(f"  Asym cells + aniso:     <r> = {r_asym:.4f}")
print(f"  Random control:         <r> = {r_random:.4f} (GOE: 0.531)")
print(f"  GOE threshold:          <r> > 0.48")
print(f"  Poisson threshold:      <r> < 0.40")

# ============================================================
# 13. Gate verdict
# ============================================================
print("\n" + "="*70)
print("SECTION 13: Gate Verdict")
print("="*70)

gate_verdict = "INFO"
# Decisive criterion: Gamma vs H_0
if Gamma_fabric_total_inv_s > H_0_inv_s:
    cc_path = "OPEN"
    detail = f"Gamma = {Gamma_fabric_total_inv_s:.2e} s^-1 > H_0 = {H_0_inv_s:.2e} s^-1"
else:
    cc_path = "LOCKED"
    detail = f"Gamma = {Gamma_fabric_total_inv_s:.2e} s^-1 < H_0 = {H_0_inv_s:.2e} s^-1"

# Key discriminant: is <r> in GOE regime?
if r_aniso_C2 > 0.48:
    integ_status = "BROKEN (GOE)"
elif r_aniso_C2 > 0.40:
    integ_status = "TRANSITION"
else:
    integ_status = "PRESERVED (Poisson)"

gate_detail = (
    f"INTEG-BREAK-FABRIC-63: {gate_verdict}\n"
    f"  delta_J (edge aniso) = {delta_J:.4f}\n"
    f"  Mode anisotropy = {mode_aniso_C2:.4f}\n"
    f"  <r>(iso) = {r_iso:.4f}, <r>(aniso C2) = {r_aniso_C2:.4f}\n"
    f"  Integrability: {integ_status}\n"
    f"  Gamma_fabric = {Gamma_fabric_total_inv_s:.2e} s^-1\n"
    f"  H_0 = {H_0_inv_s:.2e} s^-1\n"
    f"  Gamma/H_0 = {Gamma_fabric_total_inv_s / H_0_inv_s:.2e}\n"
    f"  CC path: {cc_path}\n"
    f"  {detail}"
)

print(gate_detail)
print(f"\n  GATE VERDICT: {gate_verdict}")
print(f"  CC PATH: {cc_path}")

# ============================================================
# 14. Save data
# ============================================================
print("\n" + "="*70)
print("Saving data...")
print("="*70)

np.savez(os.path.join(data_dir, 's63_integ_break_fabric.npz'),
    # Gate
    gate_name='INTEG-BREAK-FABRIC-63',
    gate_verdict=gate_verdict,
    gate_detail=gate_detail,
    cc_path=cc_path,

    # Edge anisotropy
    edge_EJs=edge_EJs,
    edge_types=np.array(edge_types),
    E_J_C2=E_J_C2,
    E_J_su2=E_J_su2,
    E_J_u1=E_J_u1,
    E_J_mean=E_J_mean,
    delta_J=delta_J,
    delta_J_std=delta_J_std,

    # Cell anisotropy
    E_J_total_per_cell=E_J_total_per_cell,
    cell_aniso=cell_aniso,
    n_C2_per_cell=n_C2_per_cell,
    n_su2_per_cell=n_su2_per_cell,
    n_u1_per_cell=n_u1_per_cell,

    # Mode-level anisotropy
    mode_aniso_C2=mode_aniso_C2,
    t_k_pair_C2=t_k_pair_C2,
    delta_t_C2=delta_t_C2,
    u_k=u_k,
    v_k=v_k,
    E_qp=E_qp,

    # Level statistics
    r_iso=r_iso,
    r_aniso_C2=r_aniso_C2,
    r_total_C2=r_total_C2,
    r_asym=r_asym,
    r_random=r_random,
    r_sweep=r_sweep,
    lambdas=lambdas,

    # Commutator norms
    comm_norms=np.array(comm_norms),
    mean_comm_norm=mean_comm_norm,
    max_comm_norm=max_comm_norm,

    # FGR rates
    Gamma_FGR=Gamma_FGR,
    Gamma_FGR_max=Gamma_FGR_max,
    Gamma_2nd=Gamma_2nd,
    Gamma_per_type_C2=Gamma_per_type['C2'],
    Gamma_per_type_su2=Gamma_per_type['su2'],
    Gamma_per_type_u1=Gamma_per_type['u1'],
    Gamma_per_cell=Gamma_per_cell,
    Gamma_fabric_total=Gamma_fabric_total,
    Gamma_fabric_total_inv_s=Gamma_fabric_total_inv_s,
    Gamma_over_H0=Gamma_fabric_total_inv_s / H_0_inv_s,

    # Second-order
    J_eff_2nd=J_eff_2nd,
    V_break_2nd=V_break_2nd,

    # Reference values
    F_anom=F_anom,
    E_J_full=E_J_full,
    Delta=Delta,
    eps_fold=eps_fold,
)

print("Saved: s63_integ_break_fabric.npz")

# ============================================================
# 15. Plot
# ============================================================
fig, axes = plt.subplots(2, 2, figsize=(14, 10))

# Panel 1: Edge E_J distribution
ax = axes[0, 0]
bins_C2 = [E_J_C2 - 0.01, E_J_C2 + 0.01]
bins_su2 = [E_J_su2 - 0.001, E_J_su2 + 0.001]
bins_u1 = [E_J_u1 - 0.001, E_J_u1 + 0.001]
ax.bar(['C2\n(50 bonds)', 'su2\n(24 bonds)', 'u1\n(19 bonds)'],
       [E_J_C2, E_J_su2, E_J_u1],
       color=['steelblue', 'coral', 'forestgreen'], alpha=0.8)
ax.set_ylabel('E_J per bond (M_KK)')
ax.set_title(f'Per-Bond-Type Josephson Energy\ndelta_J = {delta_J:.3f}')
ax.axhline(E_J_mean, color='k', ls='--', label=f'mean = {E_J_mean:.4f}')
ax.legend()

# Panel 2: Anisotropy sweep
ax = axes[0, 1]
ax.plot(lambdas, r_sweep, 'o-', color='steelblue', markersize=6)
ax.axhline(0.386, color='green', ls='--', label='Poisson (0.386)')
ax.axhline(0.531, color='red', ls='--', label='GOE (0.531)')
ax.axhline(0.40, color='orange', ls=':', label='FAIL threshold')
ax.axhline(0.48, color='purple', ls=':', label='PASS threshold')
ax.set_xlabel('Anisotropy parameter lambda')
ax.set_ylabel('<r> (gap ratio)')
ax.set_title('Level Statistics vs Mode Anisotropy')
ax.legend(fontsize=8)

# Panel 3: Mode-resolved pair transfer
ax = axes[1, 0]
k_indices = np.arange(N_dof_BCS)
ax.bar(k_indices - 0.15, t_k_pair_C2, width=0.3, label='t_pair(C2)', color='steelblue', alpha=0.8)
ax.bar(k_indices + 0.15, np.abs(t_k_normal_C2), width=0.3, label='|t_normal(C2)|', color='coral', alpha=0.8)
ax.axhline(t_mean_C2, color='k', ls='--', label=f'<t_pair> = {t_mean_C2:.4f}')
ax.set_xlabel('Mode index k')
ax.set_ylabel('Tunneling amplitude (M_KK)')
ax.set_title(f'Mode-Resolved Tunneling\naniso = {mode_aniso_C2:.3f}')
ax.legend(fontsize=8)

# Panel 4: Commutator norms
ax = axes[1, 1]
ax.bar(k_indices, comm_norms, color='steelblue', alpha=0.8)
ax.set_xlabel('R-G charge index k')
ax.set_ylabel('||[V_break, R_k]||')
ax.set_title(f'Integrability-Breaking Commutators\nmax = {max_comm_norm:.2e}')

plt.suptitle(f'INTEG-BREAK-FABRIC-63: {gate_verdict} | CC {cc_path}',
             fontsize=14, fontweight='bold')
plt.tight_layout()
plt.savefig(os.path.join(data_dir, 's63_integ_break_fabric.png'), dpi=150, bbox_inches='tight')
print("Saved: s63_integ_break_fabric.png")

print("\n" + "="*70)
print("COMPUTATION COMPLETE")
print("="*70)
